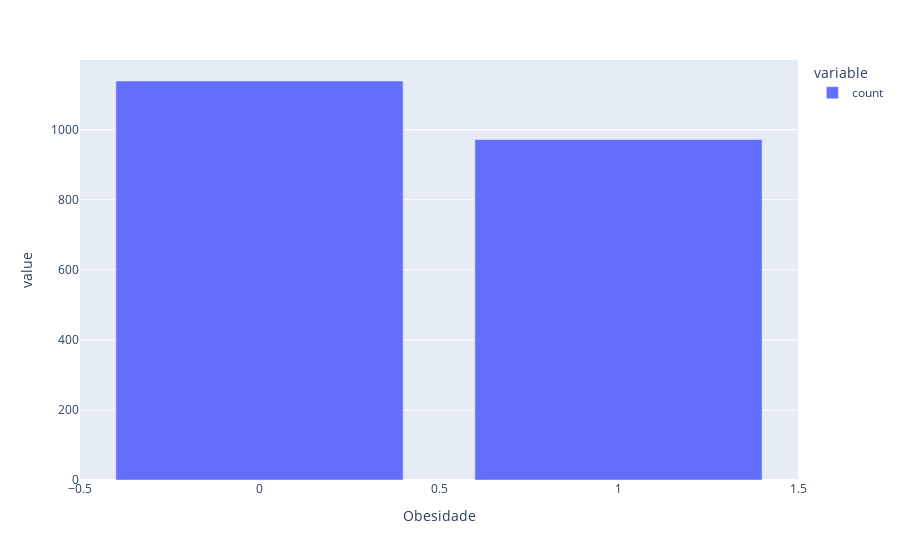

Notebook code cell kept with this figure:
### Markdown cell above
### EDA

### Code cell
# Distribuição da Variável Target - Obesidade
px.bar(df_obesidade.value_counts('Obesidade'))

### Figure 1 — Plotly figure (JSON) as saved in the notebook; plotly's stock layout.template omitted (floating-point values rounded to 4 significant figures)
{"data": [{"hovertemplate": "variable=count<br>Obesidade=%{x}<br>value=%{y}<extra></extra>", "legendgroup": "count", "marker": {"color": "#636efa", "pattern": {"shape": ""}}, "name": "count", "orientation": "v", "showlegend": true, "textposition": "auto", "type": "bar", "x": [0, 1], "xaxis": "x", "y": [1139, 972], "yaxis": "y"}], "layout": {"barmode": "relative", "legend": {"title": {"text": "variable"}, "tracegroupgap": 0}, "margin": {"t": 60}, "xaxis": {"anchor": "y", "domain": [0, 1], "title": {"text": "Obesidade"}}, "yaxis": {"anchor": "x", "domain": [0, 1], "title": {"text": "value"}}}}
